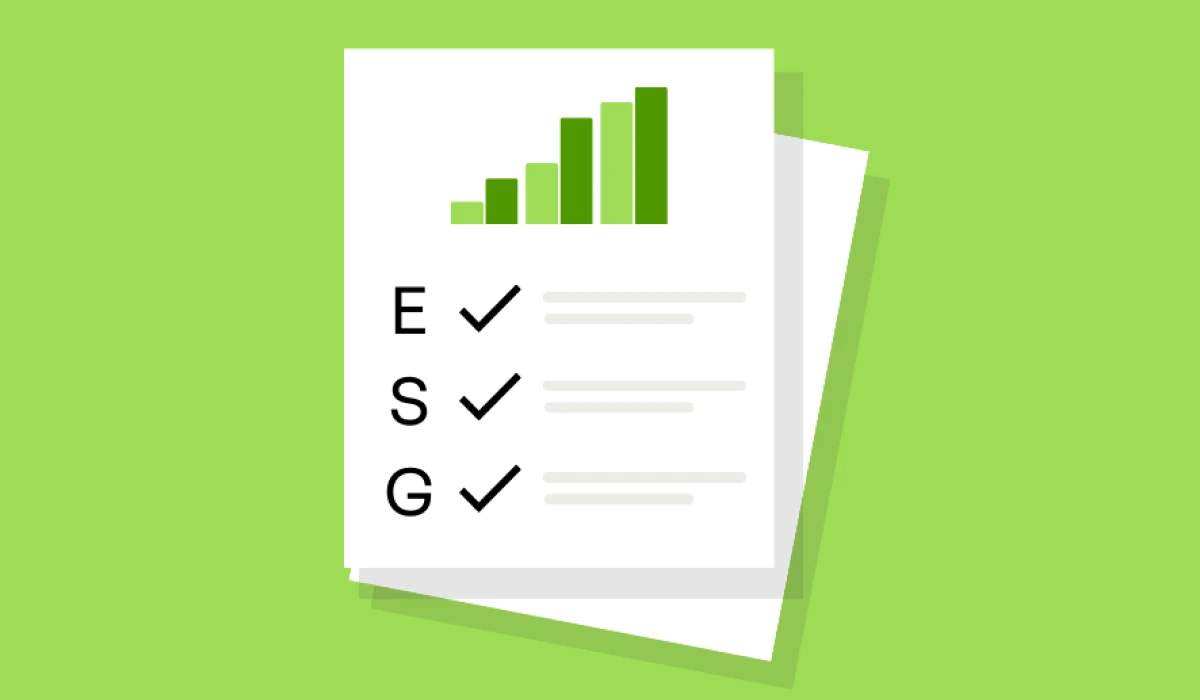
#> input picture assets/images/5_common_pitfalls_in_esg_reporting_processes_4x.webp, 1200 x 700 px
$ python enhance_photos.py ../assets/images/5_common_pitfalls_in_esg_reporting_processes_4x.webp ../assets/images/Regulatory-change-management-Blog_Blog-Image.webp
#> lines starting #> are read from the running program, lines starting #| are printed output that depends on the picture
"""Restore and upscale the report's photographs.

The source PDF holds nothing larger than 864px for any of these frames (all 456
embedded images were checked), so no detail can be recovered that is not already
there. What this does is stop throwing away what IS there:

  1. Light chroma-only denoise, which lifts JPEG blocking out of the flat areas
     without touching luminance detail.
  2. Lanczos upscale followed by iterative back-projection: the upscaled image is
     downsampled again, compared against the true original, and the error fed
     back. Five passes. This is a real deconvolution step, not invented detail,
     and it recovers the edge acuity a plain resample loses.
  3. A small unsharp mask, radius 1.0, to finish.

The 2x file is served only to high-density screens through srcset, so ordinary
displays still download the small original.
"""
import cv2, numpy as np, os, sys
from PIL import Image

MAX_2X = 1200


def ibp_upscale(img, scale, iters=5):
    h, w = img.shape[:2]
    tw, th = int(round(w * scale)), int(round(h * scale))
    up = cv2.resize(img, (tw, th), interpolation=cv2.INTER_LANCZOS4).astype(np.float32)
    src = img.astype(np.float32)
    for _ in range(iters):
        down = cv2.resize(up, (w, h), interpolation=cv2.INTER_AREA)
        err = src - down
        up += cv2.resize(err, (tw, th), interpolation=cv2.INTER_LANCZOS4) * 0.8
        up = np.clip(up, 0, 255)
    return up.astype(np.uint8)


def unsharp(img, radius=1.0, amount=0.55):
    blur = cv2.GaussianBlur(img, (0, 0), radius)
    out = cv2.addWeighted(img, 1 + amount, blur, -amount, 0)
    return np.clip(out, 0, 255).astype(np.uint8)


def deblock(img):
    """Chroma-only denoise. Luminance is left alone so no detail is smoothed."""
    ycc = cv2.cvtColor(img, cv2.COLOR_BGR2YCrCb)
    y, cr, cb = cv2.split(ycc)
    cr = cv2.bilateralFilter(cr, 5, 30, 5)
    cb = cv2.bilateralFilter(cb, 5, 30, 5)
    return cv2.cvtColor(cv2.merge([y, cr, cb]), cv2.COLOR_YCrCb2BGR)


def save(bgr, path_noext, quality):
    im = Image.fromarray(cv2.cvtColor(bgr, cv2.COLOR_BGR2RGB))
    im.save(path_noext + ".webp", quality=quality, method=6)
    im.save(path_noext + ".jpg", quality=quality, optimize=True, progressive=True)
    return os.path.getsize(path_noext + ".webp")


def process(src_path, out_noext):
    img = cv2.imread(src_path, cv2.IMREAD_COLOR)
#> img is the input picture: shape (700, 1200, 3); mean B, G, R 133.1, 227.6, 183.9
    h, w = img.shape[:2]
#> h = 700; w = 1200
    clean = deblock(img)
#> in deblock, `ycc = cv2.cvtColor(img, cv2.COLOR_BGR2YCrCb)`: ycc: shape (700, 1200, 3); mean of channels 0, 1, 2 204, 113.5, 87.7
#> in deblock, `y, cr, cb = cv2.split(ycc)`:
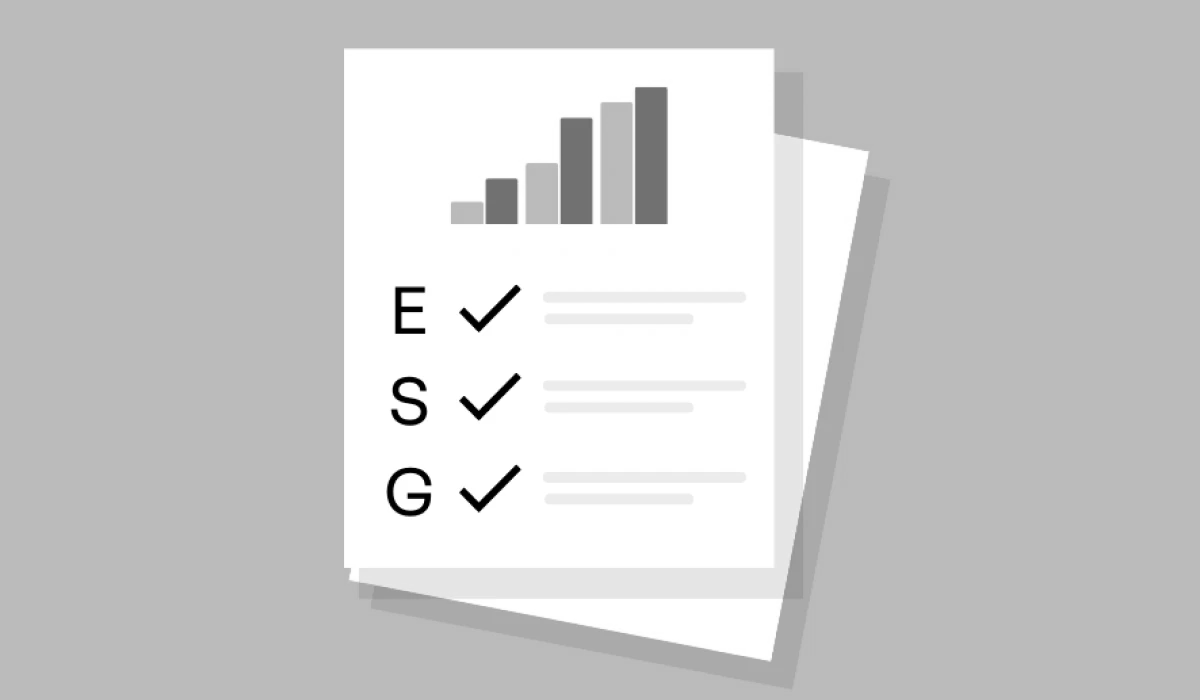
#> y: shape (700, 1200); min 0, max 255, mean 204
#> in deblock, `y, cr, cb = cv2.split(ycc)`:
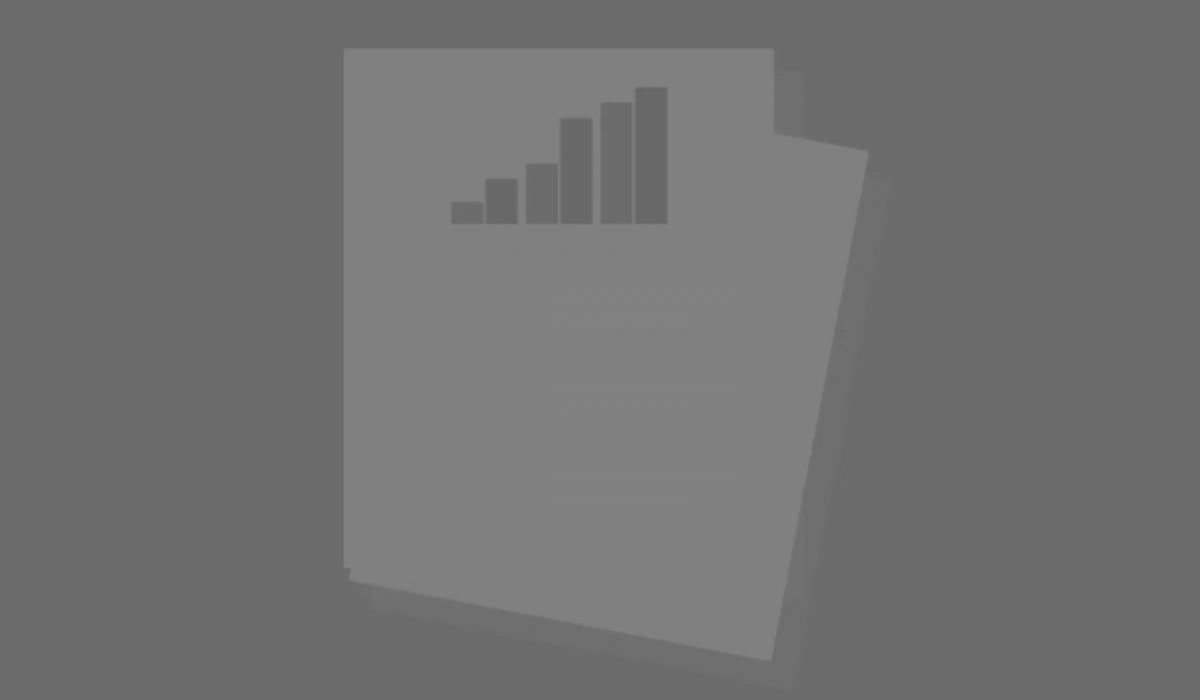
#> cr: shape (700, 1200); min 102, max 131, mean 113.5
#> in deblock, `y, cr, cb = cv2.split(ycc)`:
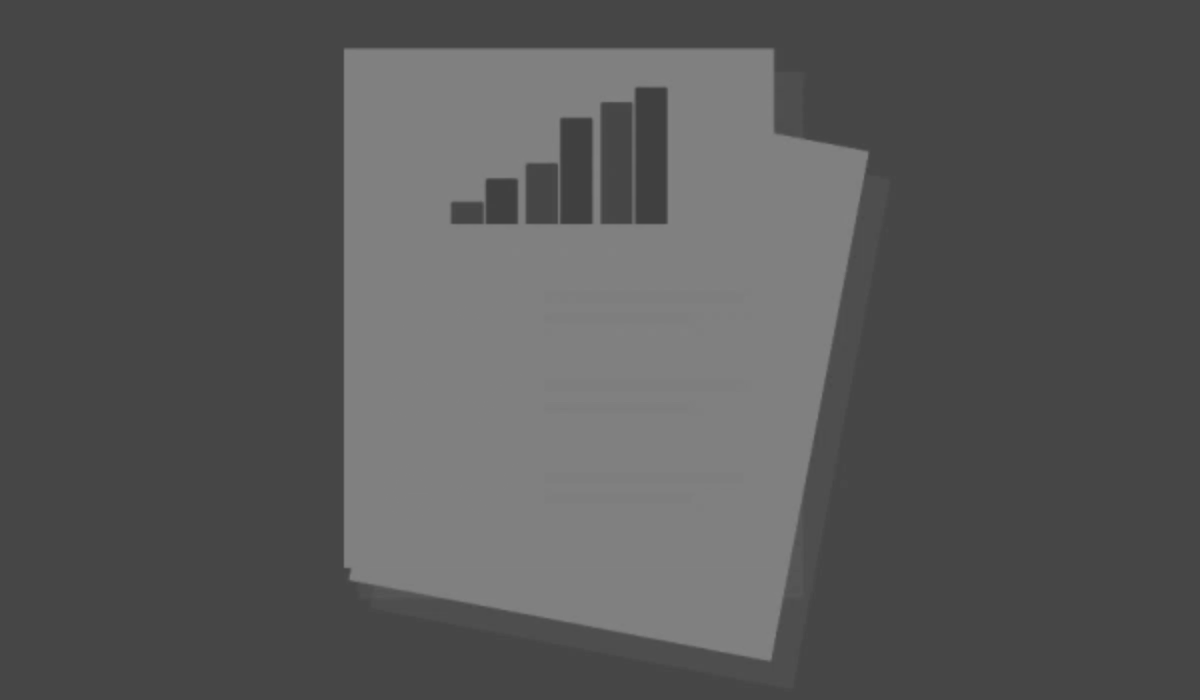
#> cb: shape (700, 1200); min 63, max 130, mean 87.7

    one = unsharp(clean, radius=0.8, amount=0.35)
    s1 = save(one, out_noext, 90)
#> s1 = 10332

    scale = min(2.0, MAX_2X / w)
#> scale = 1
    two = unsharp(ibp_upscale(clean, scale), radius=1.0, amount=0.55)
    s2 = save(two, out_noext + "@2x", 86)
#> s2 = 9122

    print(f"{os.path.basename(out_noext):22s} {w}x{h} -> 2x {two.shape[1]}x{two.shape[0]}"
          f"   {s1//1024}KB / {s2//1024}KB")
#| Regulatory-change-management-Blog_Blog-Image.webp 1200x700 -> 2x 1200x700   10KB / 8KB


if __name__ == "__main__":
    process(sys.argv[1], sys.argv[2])
